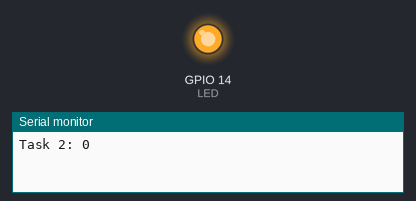
This program was run on a simulated ESP32. On the bench: output pins drawn as LEDs (lit = HIGH), the last lines printed to the serial monitor.

Above: at 0.1 s.
At 11.5 s:
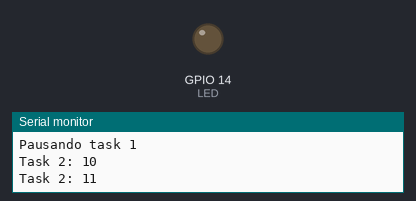
Timing chart, 0 to 19.2 s (numbered marks = the images above):
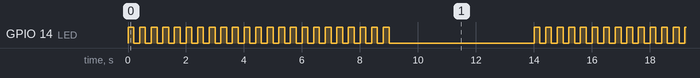

The program:

main.cpp
```cpp
#include <Arduino.h>

/*Biblioitecas do FreeRTOS*/
#include <freertos/FreeRTOS.h>
#include <freertos/task.h>

/* Mapeamento de pinos*/
#define LED 14

/* Variaveis para mapeamento de handles*/
TaskHandle_t task_1_Handle = NULL;
TaskHandle_t task_2_Handle = NULL;

/* Prototipos das tasks*/

void vTask1(void *pvParameters);
void vTask2(void *pvParameters);

void setup() {
  Serial.begin(112500);
  pinMode(LED, OUTPUT);

  xTaskCreate(vTask1, "Task1", configMINIMAL_STACK_SIZE, NULL, 1, &task_1_Handle);
  xTaskCreate(vTask2, "Task2", configMINIMAL_STACK_SIZE+1024, NULL, 2, &task_2_Handle);

}

void loop() {
  vTaskDelay(3000);

}

void vTask1(void *pvParameters){
  while (true){
    digitalWrite(LED, !digitalRead(LED));
    vTaskDelay(pdMS_TO_TICKS(200));
  }

}


void vTask2(void *pvParameters){
  int cont = 0;
  while (true){
    Serial.println("Task 2: " + String(cont++));

    if(cont == 10){
      vTaskSuspend(task_1_Handle);
      Serial.println("Pausando task 1");
    }

    if(cont == 15){
      Serial.println("Resumindo Task 1");
      cont = 0;
      vTaskResume(task_1_Handle);
    }

    vTaskDelay(pdMS_TO_TICKS(1000 ));
  }

}
```

Measured:
- by itself, GPIO 14 (LED): repeats every 14.8 s: HIGH 0.20 s, LOW 5.0 s, 24 × (HIGH 0.20 s, LOW 0.20 s)
- by itself, everything shown: repeats every 15.0 s, in 50 steps
